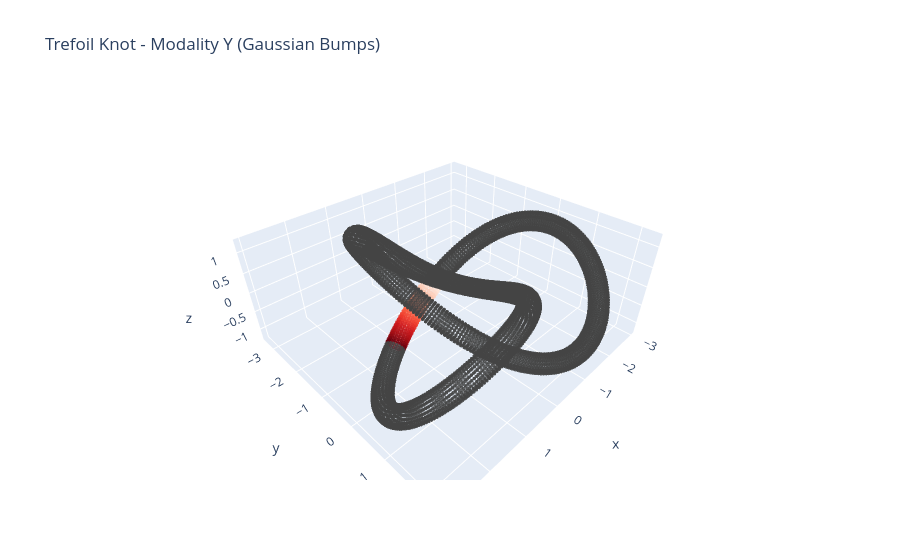

Here is the notebook cell this chart was saved with:
### Code cell
# Gaussian bump radius modulation
r2 = 0.2 + 0.1 * np.exp(-((t - np.pi) ** 2) / 0.2)

X2, Y2, Z2 = [], [], []

for i in range(len(t)):
    dx, dy, dz = np.gradient(x), np.gradient(y), np.gradient(z)
    tangent = np.array([dx[i], dy[i], dz[i]])
    tangent /= np.linalg.norm(tangent)
    normal = np.cross(tangent, [0, 0, 1])
    normal /= np.linalg.norm(normal)
    binormal = np.cross(tangent, normal)

    for th in theta:
        circle = r2[i] * (np.cos(th) * normal + np.sin(th) * binormal)
        X2.append(x[i] + circle[0])
        Y2.append(y[i] + circle[1])
        Z2.append(z[i] + circle[2])

fig2 = go.Figure(data=[go.Scatter3d(
    x=X2, y=Y2, z=Z2,
    mode='markers',
    marker=dict(size=2, color=t, colorscale='Reds', opacity=0.8)
)])
fig2.update_layout(title='Trefoil Knot - Modality Y (Gaussian Bumps)', scene=dict(aspectmode='data'))
fig2.show()

### Figure 1 — Plotly figure (JSON) as saved in the notebook; plotly's stock layout.template omitted (floating-point values rounded to 4 significant figures; data arrays with more than 128 entries replaced by an {"elided": "..."} marker saying what was removed)
{"data": [{"marker": {"color": {"elided": "500 float values"}, "colorscale": [[0, "rgb(255,245,240)"], [0.125, "rgb(254,224,210)"], [0.25, "rgb(252,187,161)"], [0.375, "rgb(252,146,114)"], [0.5, "rgb(251,106,74)"], [0.625, "rgb(239,59,44)"], [0.75, "rgb(203,24,29)"], [0.875, "rgb(165,15,21)"], [1, "rgb(103,0,13)"]], "opacity": 0.8, "size": 2}, "mode": "markers", "type": "scatter3d", "x": {"elided": "10000 float values"}, "y": {"elided": "10000 float values"}, "z": {"elided": "10000 float values"}}], "layout": {"scene": {"aspectmode": "data"}, "title": {"text": "Trefoil Knot - Modality Y (Gaussian Bumps)"}}}
